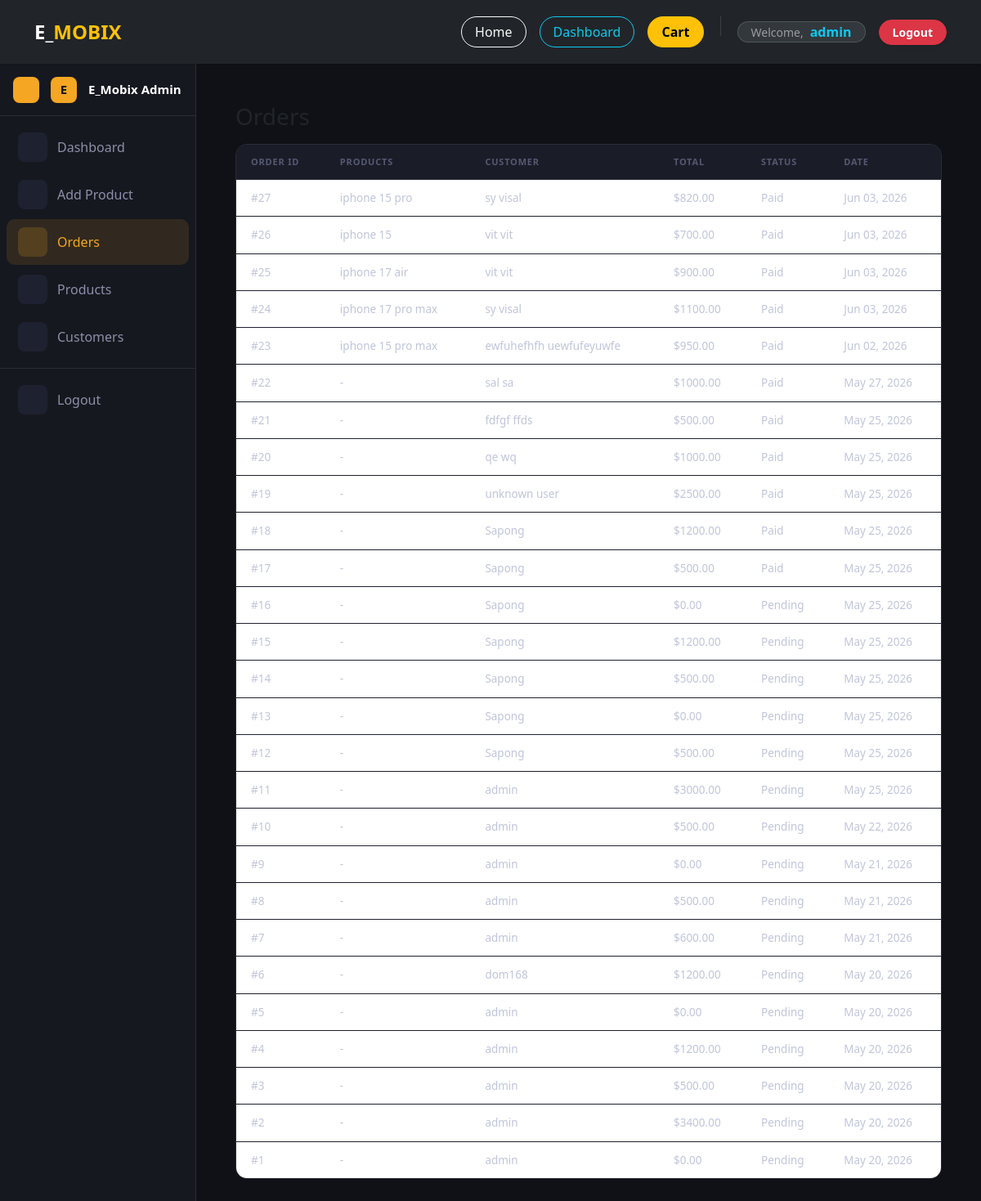
Screenshot of /dashboard/orders/ (signed in) with the database file from the repository.
### orders/models.py (models this page shows, shortened)
class Order(models.Model):
    STATUS_CHOICES = [
        ('pending',   'Pending'),
        ('paid',      'Paid'),
        ('shipped',   'Shipped'),
        ('cancelled', 'Cancelled'),
    ]
    status = models.CharField(max_length=20, choices=STATUS_CHOICES, default='pending')
    full_name = models.CharField(max_length=200, blank=True)
    phone = models.CharField(max_length=20, blank=True)
    address = models.TextField(blank=True)
    city = models.CharField(max_length=100, blank=True)
    notified = models.BooleanField(default=False)
    user = models.ForeignKey(User, on_delete=models.CASCADE)
    total = models.DecimalField(max_digits=10, decimal_places=2, default=0)
    created_at = models.DateTimeField(auto_now_add=True)

class OrderItem(models.Model):
    order = models.ForeignKey(Order, on_delete=models.CASCADE, related_name='items')
    product = models.ForeignKey(Product, on_delete=models.CASCADE)
    variant = models.ForeignKey(ProductVariant, on_delete=models.SET_NULL, null=True, blank=True)
    qty = models.IntegerField(default=1)
    price = models.DecimalField(max_digits=10, decimal_places=2)

### products/models.py (models this page shows, shortened)
class Product(models.Model):
    name = models.CharField(max_length=200)
    price = models.DecimalField(max_digits=10, decimal_places=2)
    description = models.TextField(blank=True)
    image = models.ImageField(upload_to='products/')
    stock = models.IntegerField(default=0)
    created_at = models.DateTimeField(auto_now_add=True)

### dashboard/views.py (the view)
# urls.py: path('orders/', views.dashboard_orders, name='dashboard_orders'),
@staff_required
def dashboard_orders(request):
    orders = Order.objects.all().order_by('-created_at')
    return render(request, 'dashboard/orders.html', {
        'orders': orders,
        'active_tab': 'orders'
    })

### dashboard/views.py (called while the page is built)
def staff_required(view_func):
    @functools.wraps(view_func)
    @login_required
    def wrapper(request, *args, **kwargs):
        if not request.user.is_staff:
            return redirect('home')
        return view_func(request, *args, **kwargs)
    return wrapper

### templates/dashboard/orders.html (shortened to what this page needs)
{% extends "base.html" %}
{% block content %}
<div class="d-flex">
  <div id="sidebar">
    <div class="sidebar-brand">
      <button id="sidebarToggle" onclick="document.getElementById('sidebar').classList.toggle('collapsed')">
      </button>
      <div class="brand-icon ms-1">E</div>
      <span class="brand-text ms-1">E_Mobix Admin</span>
    </div>
    <div class="py-2">
      <a class="nav-item-custom" href="{% url 'dashboard' %}">
        <span class="nav-icon"></span>
        <span class="nav-label">Dashboard</span>
      </a>
      <a class="nav-item-custom" href="{% url 'add_product' %}">
        <span class="nav-icon"></span>
        <span class="nav-label">Add Product</span>
      </a>
      <a class="nav-item-custom active" href="{% url 'dashboard_orders' %}">
        <span class="nav-icon"></span>
        <span class="nav-label">Orders</span>
      </a>
      <a class="nav-item-custom" href="{% url 'dashboard_products' %}">
        <span class="nav-icon"></span>
        <span class="nav-label">Products</span>
      </a>
      <a class="nav-item-custom" href="{% url 'dashboard_customers' %}">
        <span class="nav-icon"></span>
        <span class="nav-label">Customers</span>
      </a>
    </div>
    <div class="sidebar-footer mt-auto">
      <a class="nav-item-custom" href="{% url 'logout' %}">
        <span class="nav-icon"></span>
        <span class="nav-label">Logout</span>
      </a>
    </div>
  </div>
  <div id="main" class="flex-grow-1 p-4">
    <div class="p-4">
      <h3 class="mb-3">Orders</h3>
      <div class="table-wrap">
        <table class="table">
          <thead>
            <tr><th>Order ID</th><th>Products</th><th>Customer</th><th>Total</th><th>Status</th><th>Date</th></tr>
          </thead>
          <tbody>
            {% for o in orders %}
            <tr>
              <td>#{{ o.id }}</td>
              <td>
                {% with items=o.items.all %}
                  {% if items %}
                    {{ items.0.product.name }}{% if items|length > 1 %} +{{ items|length|add:"-1" }} more{% endif %}
                  {% else %}
                    -
                  {% endif %}
                {% endwith %}
              </td>
              <td>{{ o.full_name|default:o.user.username }}</td>
              <td>${{ o.total }}</td>
              <td>{{ o.get_status_display }}</td>
              <td>{{ o.created_at|date:"M d, Y" }}</td>
            </tr>
            {% empty %}
            <tr><td colspan="5" class="text-center">No orders</td></tr>
            {% endfor %}
          </tbody>
        </table>
      </div>
    </div>
  </div>
</div>
{% endblock %}

### templates/base.html (shortened to what this page needs)
<!DOCTYPE html>
<html lang="en">
<head>
    <link href="https://cdn.jsdelivr.net/npm/bootstrap@5.3.0/dist/css/bootstrap.min.css" rel="stylesheet">
</head>
<body>
<nav class="navbar navbar-expand-lg navbar-dark bg-dark shadow-sm py-3 mb-0">
    <div class="container">
        <a class="navbar-brand fw-bold fs-4 text-uppercase tracking-wider" href="/">
            <span class="text-white">E_</span><span class="text-warning">Mobix</span>
        </a>
        <div class="collapse navbar-collapse justify-content-end" id="navbarNav">
            <div class="d-flex align-items-center gap-3 mt-3 mt-lg-0">
                <a href="/" class="btn btn-outline-light px-3 rounded-pill">Home</a>
                {% if user.is_authenticated and user.is_staff %}
                    <a href="{% url 'dashboard' %}" class="btn btn-outline-info px-3 rounded-pill">
                         Dashboard
                    </a>
                {% endif %}
                <a href="/cart/" class="btn btn-warning px-3 rounded-pill position-relative fw-bold">
                     Cart
                </a>
                {% if user.is_authenticated %}
                    <div class="d-flex align-items-center gap-2 bg-secondary bg-opacity-25 px-3 py-1.5 rounded-pill border border-secondary border-opacity-50">
                        <span class="text-white-50 small">Welcome,</span>
                        <span class="fw-bold text-info">{{ user.username }}</span>
                    </div>
                    <a href="{% url 'logout' %}" class="btn btn-danger px-3 rounded-pill shadow-sm btn-sm fw-bold">Logout</a>
                {% else %}
                    <a href="{% url 'login' %}" class="btn btn-outline-info px-3 rounded-pill btn-sm">Login</a>
                    <a href="{% url 'register' %}" class="btn btn-success px-3 rounded-pill btn-sm fw-bold shadow-sm">Register</a>
                {% endif %}
            </div>
        </div>
    </div>
</nav>
<div class="container-fluid px-0">
    {% block content %}{% endblock %}
</div>
</body>
</html>

### templates/base.html (style rules this page uses)
html, body { margin: 0; padding: 0; min-height: 100%; }
body { background: #f4f6f9; }
.navbar { box-shadow: 0 2px 10px rgba(0,0,0,0.1); position: sticky; z-index: 1000; top: 0; }

### templates/dashboard/orders.html (style rules this page uses)
body { background: #0f1117; }
#sidebar { width: 240px; min-height: calc(100vh - 72px); background: #16181f; border-right: 1px solid #2a2d38; transition: width 0.28s ease; overflow: hidden; white-space: nowrap; }
.sidebar-brand { height: 64px; display: flex; align-items: center; gap: 10px; padding: 0 16px; border-bottom: 1px solid #2a2d38; }
.brand-icon { width: 32px; height: 32px; min-width: 32px; background: #f5a623; border-radius: 8px; display: grid; place-items: center; font-weight: 800; font-size: 15px; color: #0f1117; }
.brand-text { color: #fff; font-weight: 700; font-size: 15px; transition: opacity .2s; }
.nav-item-custom { display: flex; align-items: center; gap: 12px; padding: 10px 14px; color: #8b8fa8; text-decoration: none; border-radius: 10px; margin: 2px 8px; transition: background .18s, color .18s; }
.nav-item-custom.active { background: rgba(245,166,35,.12); color: #f5a623; }
.nav-icon { width: 36px; height: 36px; min-width: 36px; background: #1e2130; border-radius: 8px; display: grid; place-items: center; font-size: 17px; }
.nav-item-custom.active .nav-icon { background: rgba(245,166,35,.18); }
.sidebar-footer { border-top: 1px solid #2a2d38; padding: 8px 0; }
#sidebarToggle { background: #f5a623; border: none; width: 32px; height: 32px; border-radius: 8px; display: grid; place-items: center; color: #0f1117; cursor: pointer; flex-shrink: 0; }
#main { flex: 1; padding: 28px 32px; overflow-x: hidden; }
.table-wrap { background: #16181f; border: 1px solid #2a2d38; border-radius: 14px; overflow: hidden; }
.table { margin-bottom: 0; font-size: 13.5px; }
.table thead th { background: #1a1d28; color: #555972; font-size: 11px; text-transform: uppercase; letter-spacing: .8px; border-bottom: 1px solid #2a2d38 !important; padding: 13px 18px; }
.table tbody tr { border-color: #1e2130; }
.table tbody tr:last-child td { border-bottom: none; }
.table td { padding: 12px 18px; color: #c0c5da; vertical-align: middle; border-color: #1e2130; }

### rows the page displays
Order: id "27", items.all.0.product.name "iphone 15 pro", full_name "sy visal", total "820.00", status "Paid", created_at "Jun 03, 2026"
Order: id "26", items.all.0.product.name "iphone 15", full_name "vit vit", total "700.00", status "Paid", created_at "Jun 03, 2026"
Order: id "25", items.all.0.product.name "iphone 17 air", full_name "vit vit", total "900.00", status "Paid", created_at "Jun 03, 2026"
Order: id "24", items.all.0.product.name "iphone 17 pro max", full_name "sy visal", total "1100.00", status "Paid", created_at "Jun 03, 2026"
Order: id "23", items.all.0.product.name "iphone 15 pro max", full_name "ewfuhefhfh uewfufeyuwfe", total "950.00", status "Paid", created_at "Jun 02, 2026"
Order: id "22", full_name "sal sa", total "1000.00", status "Paid", created_at "May 27, 2026"
Order: id "21", full_name "fdfgf ffds", total "500.00", status "Paid", created_at "May 25, 2026"
Order: id "20", full_name "qe wq", total "1000.00", status "Paid", created_at "May 25, 2026"
Order: id "19", full_name "unknown user", total "2500.00", status "Paid", created_at "May 25, 2026"
Order: id "18", full_name "Sapong", total "1200.00", status "Paid", created_at "May 25, 2026"
Order: id "17", full_name "Sapong", total "500.00", status "Paid", created_at "May 25, 2026"
Order: id "16", full_name "Sapong", total "0.00", status "Pending", created_at "May 25, 2026"
Order: id "15", full_name "Sapong", total "1200.00", status "Pending", created_at "May 25, 2026"
Order: id "14", full_name "Sapong", total "500.00", status "Pending", created_at "May 25, 2026"
Order: id "13", full_name "Sapong", total "0.00", status "Pending", created_at "May 25, 2026"
Order: id "12", full_name "Sapong", total "500.00", status "Pending", created_at "May 25, 2026"
Order: id "11", full_name "admin", total "3000.00", status "Pending", created_at "May 25, 2026"
Order: id "10", full_name "admin", total "500.00", status "Pending", created_at "May 22, 2026"
Order: id "9", full_name "admin", total "0.00", status "Pending", created_at "May 21, 2026"
Order: id "8", full_name "admin", total "500.00", status "Pending", created_at "May 21, 2026"
Order: id "7", full_name "admin", total "600.00", status "Pending", created_at "May 21, 2026"
Order: id "6", full_name "dom168", total "1200.00", status "Pending", created_at "May 20, 2026"
Order: id "5", full_name "admin", total "0.00", status "Pending", created_at "May 20, 2026"
Order: id "4", full_name "admin", total "1200.00", status "Pending", created_at "May 20, 2026"
Order: id "3", full_name "admin", total "500.00", status "Pending", created_at "May 20, 2026"
Order: id "2", full_name "admin", total "3400.00", status "Pending", created_at "May 20, 2026"
Order: id "1", full_name "admin", total "0.00", status "Pending", created_at "May 20, 2026"

### other values shown
{{ user.username }} "admin"
